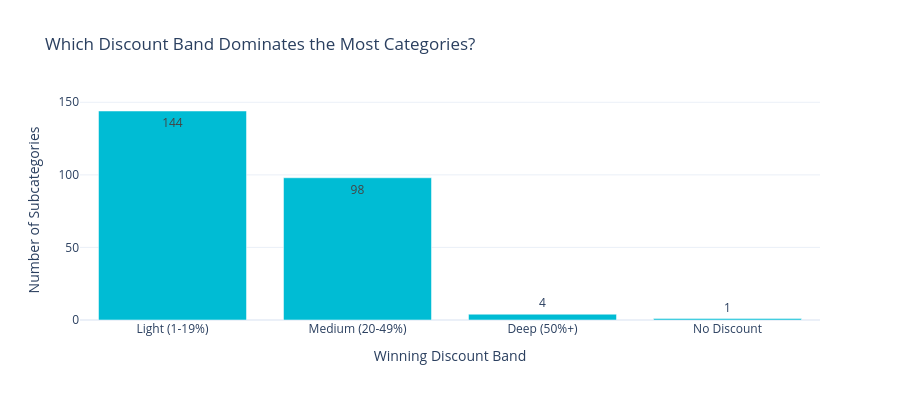

Notebook cell for this chart:
### Markdown cell above
### 4.3 — Discount Effectiveness by Category

The discount sweet spot varies by category — just like pricing. Let's see which categories benefit most from discounting.

### Code cell
disc_dominant = (
    df_disc.loc[df_disc.groupby(DISC_CAT_COL)[DISC_REVENUE].idxmax()]
    [[DISC_CAT_COL, DISC_BAND_COL, DISC_REVENUE]]
    .copy()
)

band_winners = disc_dominant[DISC_BAND_COL].value_counts().reset_index()
band_winners.columns = ['band', 'categories_won']

fig = px.bar(
    band_winners,
    x='band', y='categories_won',
    title='Which Discount Band Dominates the Most Categories?',
    labels={'band': 'Winning Discount Band', 'categories_won': 'Number of Subcategories'},
    template=TEMPLATE,
    color_discrete_sequence=['#00BCD4'],
    text_auto=True
)
fig.update_layout(height=400)
save_chart(fig, '08_discount_winners')
fig.show()

### Figure 1 — Plotly figure (JSON) as saved in the notebook; plotly's stock layout.template omitted (floating-point values rounded to 4 significant figures)
{"data": [{"hovertemplate": "Winning Discount Band=%{x}<br>Number of Subcategories=%{y}<extra></extra>", "legendgroup": "", "marker": {"color": "#00BCD4", "pattern": {"shape": ""}}, "name": "", "orientation": "v", "showlegend": false, "textposition": "auto", "texttemplate": "%{y}", "type": "bar", "x": ["Light (1-19%)", "Medium (20-49%)", "Deep (50%+)", "No Discount"], "xaxis": "x", "y": [144, 98, 4, 1], "yaxis": "y"}], "layout": {"barmode": "relative", "height": 400, "legend": {"tracegroupgap": 0}, "title": {"text": "Which Discount Band Dominates the Most Categories?"}, "xaxis": {"anchor": "y", "domain": [0, 1], "title": {"text": "Winning Discount Band"}}, "yaxis": {"anchor": "x", "domain": [0, 1], "title": {"text": "Number of Subcategories"}}}}
